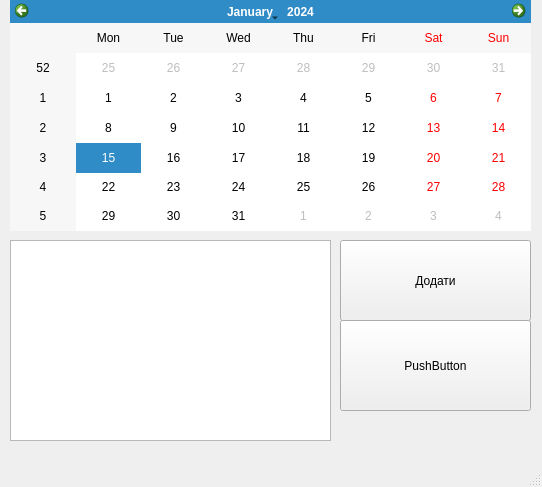
<?xml version="1.0" encoding="UTF-8"?>
<ui version="4.0">
 <class>MainWindow</class>
 <widget class="QMainWindow" name="MainWindow">
  <property name="geometry">
   <rect>
    <x>0</x>
    <y>0</y>
    <width>542</width>
    <height>487</height>
   </rect>
  </property>
  <property name="windowTitle">
   <string>MainWindow</string>
  </property>
  <widget class="QWidget" name="centralwidget">
   <widget class="QCalendarWidget" name="calendarWidget">
    <property name="geometry">
     <rect>
      <x>10</x>
      <y>0</y>
      <width>521</width>
      <height>231</height>
     </rect>
    </property>
   </widget>
   <widget class="QPushButton" name="pushButton">
    <property name="geometry">
     <rect>
      <x>340</x>
      <y>240</y>
      <width>191</width>
      <height>81</height>
     </rect>
    </property>
    <property name="text">
     <string>Додати</string>
    </property>
   </widget>
   <widget class="QTextEdit" name="textEdit">
    <property name="geometry">
     <rect>
      <x>10</x>
      <y>240</y>
      <width>321</width>
      <height>201</height>
     </rect>
    </property>
   </widget>
   <widget class="QPushButton" name="pushButton_2">
    <property name="geometry">
     <rect>
      <x>340</x>
      <y>320</y>
      <width>191</width>
      <height>91</height>
     </rect>
    </property>
    <property name="text">
     <string>PushButton</string>
    </property>
   </widget>
  </widget>
  <widget class="QMenuBar" name="menubar">
   <property name="geometry">
    <rect>
     <x>0</x>
     <y>0</y>
     <width>542</width>
     <height>21</height>
    </rect>
   </property>
  </widget>
  <widget class="QStatusBar" name="statusbar"/>
 </widget>
 <resources/>
 <connections/>
</ui>
